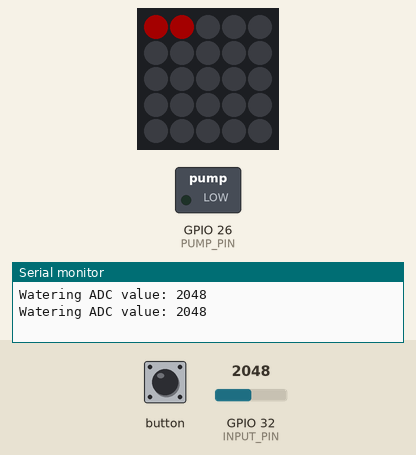
Recording of a sketch running on a simulated ESP32. Shown: 5×5 RGB LED matrix (first LED top left, wired row by row), switched loads named in the sketch (green lamp = pin HIGH), the last lines printed to the serial monitor. The test bench sets the inputs (shaded band); at power-on: GPIO 32 (INPUT_PIN) = 2048. Dim RGB values are drawn brighter than linear.

Above: at 1.8 s.
1.9 s: GPIO 32 (INPUT_PIN) set to 2148
3.5 s: GPIO 32 (INPUT_PIN) set to 491
At 4.4 s:
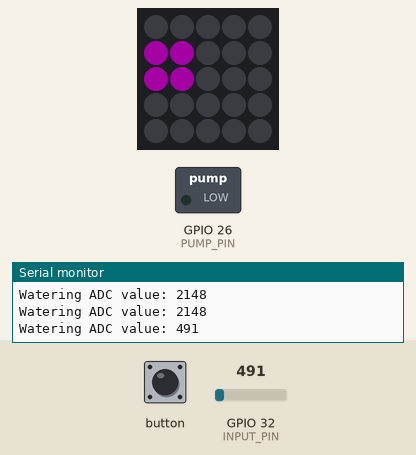
5.5 s: GPIO 32 (INPUT_PIN) set to 104
At 6.4 s:
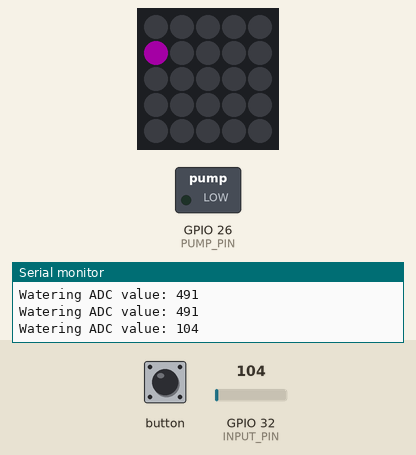
7.5 s: GPIO 32 (INPUT_PIN) set to 91
9.5 s: button pressed for 1.2 s
At 11.9 s:
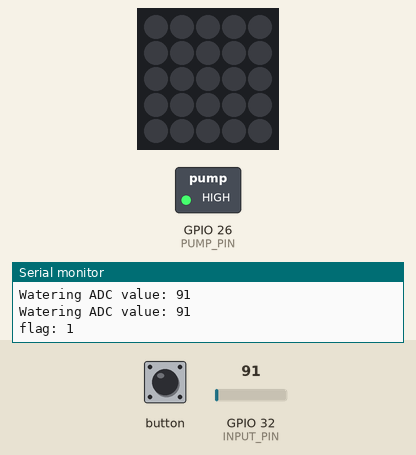
12.5 s: GPIO 32 (INPUT_PIN) set to 1228
At 13.9 s:
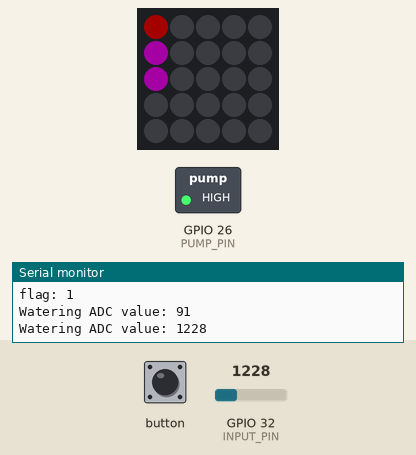
Timing chart, 0 to 15.5 s (numbered marks = the images above; inputs shaded):
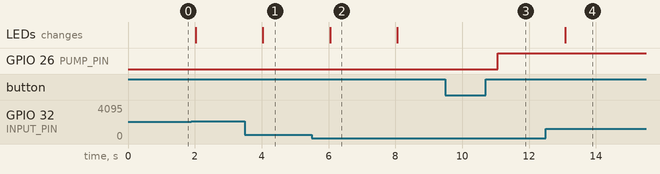

The sketch:

WateringTestAtomMatrix.ino
```cpp
// WateringTestAtomMatrix bbd

#include <M5Atom.h>

#define P(col, row)   (((row) * 5) + (col))
#define RGB(r, g, b)  (((g) << 16) + ((r) << 8) + (b))

#define SECONDS(s)    ((s) * 1000)
#define MINUTES(m)    SECONDS(m * 60)

const int WAIT_TIME = SECONDS(1);

#define INPUT_PIN 32
#define PUMP_PIN 26

bool flag = true;
int rawADC;

void setup() {
  M5.begin(true, false, true);

  pinMode(INPUT_PIN,INPUT);
  pinMode(PUMP_PIN,OUTPUT);
}

void
DispLevel(int lv) {
  int it = lv / 1000;
  int ih = (lv % 1000) / 100;

  static int lvPrev = 0;
  if (lv == lvPrev)
    return;
  lvPrev = lv;

  for (int i = 0 ; i < 5; i++) {
    M5.dis.drawpix(P(i, 0), RGB(0, 0xf0, 0) * (it > i));
  }
  M5.dis.drawpix(P(0, 1), RGB(0, 0xf0, 0xf0) * (ih > 0));
  M5.dis.drawpix(P(0, 2), RGB(0, 0xf0, 0xf0) * (ih > 1));
  M5.dis.drawpix(P(1, 1), RGB(0, 0xf0, 0xf0) * (ih > 2));
  M5.dis.drawpix(P(1, 2), RGB(0, 0xf0, 0xf0) * (ih > 3));
  M5.dis.drawpix(P(2, 1), RGB(0, 0xf0, 0xf0) * (ih > 4));
  M5.dis.drawpix(P(2, 2), RGB(0, 0xf0, 0xf0) * (ih > 5));
  M5.dis.drawpix(P(3, 1), RGB(0, 0xf0, 0xf0) * (ih > 6));
  M5.dis.drawpix(P(3, 2), RGB(0, 0xf0, 0xf0) * (ih > 7));
  M5.dis.drawpix(P(4, 1), RGB(0, 0xf0, 0xf0) * (ih > 8));
  M5.dis.drawpix(P(4, 2), RGB(0, 0xf0, 0xf0) * (ih > 9));
}

void loop() {
  rawADC = analogRead(INPUT_PIN);
  Serial.print("Watering ADC value: ");
  Serial.println(rawADC);
  DispLevel(rawADC);
  if (M5.Btn.wasPressed()) {
      Serial.print("flag: ");
      Serial.println(flag);
      digitalWrite(PUMP_PIN,flag);
      flag = !flag;
  }
  M5.update();

  delay(WAIT_TIME);
}
```

Measured:
- after the input at 3.5 s, the LEDs: change after 0.54 s (image 1)
- after the input at 5.5 s, the LEDs: change after 0.55 s (image 2)
- after the input at 9.5 s, GPIO 26 (PUMP_PIN): LOW → HIGH after 1.6 s
- after the input at 12.5 s, the LEDs: change after 0.58 s (image 4)
